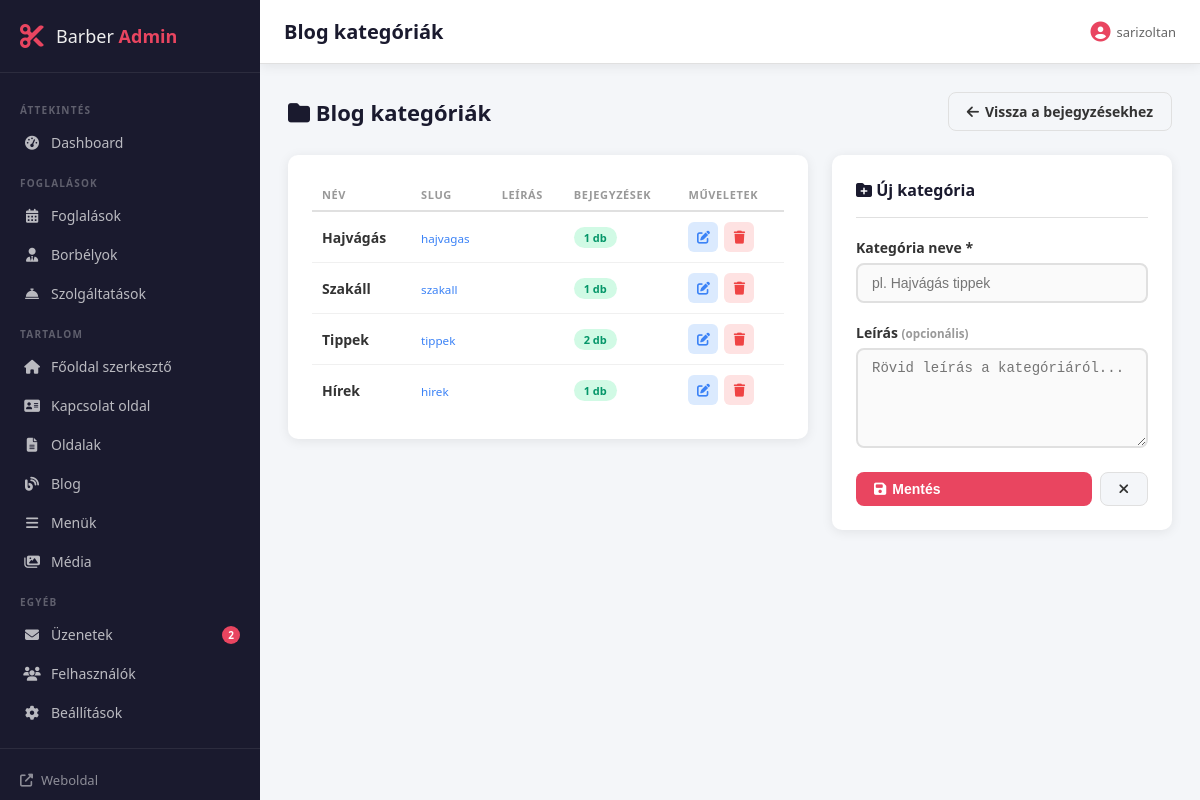
/admin/post_categories.php (signed in), run on the app's committed database.
### tables this page shows
CREATE TABLE `post_categories` (
  `id` int(11) NOT NULL,
  `name` varchar(100) NOT NULL,
  `slug` varchar(100) NOT NULL,
  `description` text DEFAULT NULL,
  `sort_order` int(11) DEFAULT 0
);

### includes/functions.php (called while the page is built, shortened)
<?php
function csrf_token(): string {
    return $_SESSION['csrf_token'];
}
function e(?string $str): string {
    return htmlspecialchars((string)($str ?? ''), ENT_QUOTES, 'UTF-8');
}

### admin/post_categories.php (the view, shortened to what this page needs)
<?php
require_once '../includes/db.php';
require_once '../includes/functions.php';
$categories = $pdo->query("
    SELECT c.*, COUNT(pv.post_id) as post_count
    FROM post_categories c
    LEFT JOIN post_category_pivot pv ON pv.category_id = c.id
    GROUP BY c.id
    ORDER BY c.sort_order ASC, c.name ASC
")->fetchAll();
require_once 'partials/header.php';
?>
<div class="page-header">
    <h2><i class="fas fa-folder"></i> Blog kategóriák</h2>
    <a href="posts.php" class="btn btn-secondary">
        <i class="fas fa-arrow-left"></i> Vissza a bejegyzésekhez
    </a>
</div>
<div style="display:grid;grid-template-columns:1fr 340px;gap:24px;align-items:start;">
    <div class="card">
        <table class="admin-table">
            <thead>
                <tr>
                    <th>Név</th>
                    <th>Slug</th>
                    <th>Leírás</th>
                    <th>Bejegyzések</th>
                    <th>Műveletek</th>
                </tr>
            </thead>
            <tbody>
                <?php if ($categories): ?>
                <?php foreach ($categories as $cat): ?>
                <tr>
                    <td><strong><?= e($cat['name']) ?></strong></td>
                    <td><small style="color:var(--blue);"><?= e($cat['slug']) ?></small></td>
                    <td><small><?= e(mb_substr($cat['description'] ?? '',0,60)) ?></small></td>
                    <td><span class="badge badge-confirmed"><?= $cat['post_count'] ?> db</span></td>
                    <td>
                        <div class="table-actions">
                            <button class="action-btn edit"
                                    onclick="editCat(<?= htmlspecialchars(json_encode($cat), ENT_QUOTES) ?>)">
                                <i class="fas fa-edit"></i>
                            </button>
                            <a href="post_categories.php?delete=<?= $cat['id'] ?>&csrf_token=<?= csrf_token() ?>"
                               class="action-btn delete"
                               data-confirm="Törlöd ezt a kategóriát? A bejegyzések megmaradnak.">
                                <i class="fas fa-trash"></i>
                            </a>
                        </div>
                    </td>
                </tr>
                <?php endforeach; ?>
                <?php endif; ?>
            </tbody>
        </table>
    </div>
    <div class="card">
        <div class="card-header">
            <h3 id="catFormTitle"><i class="fas fa-folder-plus"></i> Új kategória</h3>
        </div>
        <form method="POST" action="post_categories.php">
            <div class="form-group">
                <label>Kategória neve *</label>
                <input type="text" name="cat_name" id="catName"
                       placeholder="pl. Hajvágás tippek" required>
            </div>
            <div class="form-group">
                <label>Leírás <small style="color:var(--text-muted);">(opcionális)</small></label>
                <textarea name="cat_description" id="catDesc" rows="3"
                          placeholder="Rövid leírás a kategóriáról..."></textarea>
            </div>
            <div style="display:flex;gap:8px;">
                <button type="submit" class="btn btn-primary" style="flex:1;">
                    <i class="fas fa-save"></i> Mentés
                </button>
                <button type="button" class="btn btn-secondary"
                        onclick="resetCatForm()">
                    <i class="fas fa-times"></i>
                </button>
            </div>
        </form>
    </div>
</div>
<?php require_once 'partials/footer.php'; ?>

### admin/assets/css/admin.css (style rules this page uses)
*, *::before, *::after { box-sizing: border-box; margin: 0; padding: 0; }
:root { --sidebar-w: 260px; --topbar-h: 64px; --primary: #1a1a2e; --primary-light: #16213e; --accent: #e94560; --accent-hover: #c73652; --text: #333; --text-light: #666; --text-muted: #999; --bg: #f4f6f9; --white: #fff; --border: #e0e0e0; --radius: 10px; --shadow: 0 2px 12px rgba(0,0,0,.08); --shadow-lg: 0 8px 32px rgba(0,0,0,.12); --blue: #3b82f6; --green: #10b981; --orange: #f59e0b; --red: #ef4444; --purple: #8b5cf6; --teal: #14b8a6; --transition: .2s ease; }
body { font-family: 'Segoe UI', system-ui, sans-serif; font-size: 14px; color: var(--text); background: var(--bg); }
.form-group { margin-bottom: 20px; }
.form-group label { display: block; font-weight: 600; margin-bottom: 6px; color: var(--text); }
.form-group input, .form-group select, .form-group textarea { width: 100%; padding: 10px 14px; border: 2px solid var(--border); border-radius: 8px; font-size: 14px; transition: border-color var(--transition); outline: none; background: #fafafa; }
.form-group textarea { resize: vertical; min-height: 100px; }
.btn, .btn-primary { display: inline-flex; align-items: center; gap: 6px; padding: 9px 18px; border-radius: 8px; border: none; font-size: 14px; font-weight: 600; cursor: pointer; transition: all var(--transition); text-decoration: none; }
.btn-primary { background: var(--accent); color: var(--white); }
.btn-secondary { background: var(--bg); color: var(--text); border: 1px solid var(--border); }
.admin-body { display: flex; min-height: 100vh; }
.admin-table { width: 100%; border-collapse: collapse; }
.admin-table th { text-align: left; font-size: 11px; text-transform: uppercase; letter-spacing: .6px; color: var(--text-muted); padding: 8px 10px; border-bottom: 2px solid var(--border); }
.admin-table td { padding: 10px; border-bottom: 1px solid #f0f0f0; vertical-align: middle; }
.admin-table tr:last-child td { border-bottom: none; }
.badge { display: inline-block; padding: 3px 10px; border-radius: 20px; font-size: 11px; font-weight: 600; }
.badge-confirmed { background: #d1fae5; color: #059669; }
.page-header { display: flex; align-items: center; justify-content: space-between; margin-bottom: 24px; }
.page-header h2 { font-size: 22px; font-weight: 700; color: var(--primary); }
.card { background: var(--white); border-radius: var(--radius); box-shadow: var(--shadow); padding: 24px; margin-bottom: 24px; }
.card-header { border-bottom: 1px solid var(--border); padding-bottom: 16px; margin-bottom: 20px; }
.card-header h3 { font-size: 16px; font-weight: 700; color: var(--primary); }
.table-actions { display: flex; gap: 6px; }
.action-btn { width: 30px; height: 30px; border-radius: 6px; border: none; cursor: pointer; display: inline-flex; align-items: center; justify-content: center; font-size: 13px; transition: all var(--transition); text-decoration: none; }
.action-btn.edit { background: #dbeafe; color: var(--blue); }
.action-btn.delete { background: #fee2e2; color: var(--red); }

### data on the page
post_categories: name "Hajvágás", slug "hajvagas", post_count "1"
post_categories: name "Szakáll", slug "szakall", post_count "1"
post_categories: name "Tippek", slug "tippek", post_count "2"
post_categories: name "Hírek", slug "hirek", post_count "1"

### other printed values
$new_msg "2"
$page_title "Blog kategóriák"
current_admin()['name'] "sarizoltan"
